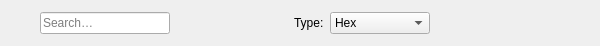
<?xml version="1.0" encoding="UTF-8"?>
<ui version="4.0">
 <class>FindDialog</class>
 <widget class="QWidget" name="FindDialog">
  <property name="geometry">
   <rect>
    <x>0</x>
    <y>0</y>
    <width>600</width>
    <height>46</height>
   </rect>
  </property>
  <property name="windowTitle">
   <string>Find</string>
  </property>
  <layout class="QVBoxLayout" name="verticalLayout">
   <property name="spacing">
    <number>0</number>
   </property>
   <property name="leftMargin">
    <number>0</number>
   </property>
   <property name="topMargin">
    <number>0</number>
   </property>
   <property name="rightMargin">
    <number>0</number>
   </property>
   <property name="bottomMargin">
    <number>0</number>
   </property>
   <item>
    <layout class="QHBoxLayout" name="horizontalLayout">
     <property name="spacing">
      <number>6</number>
     </property>
     <property name="leftMargin">
      <number>6</number>
     </property>
     <property name="topMargin">
      <number>4</number>
     </property>
     <property name="rightMargin">
      <number>6</number>
     </property>
     <property name="bottomMargin">
      <number>4</number>
     </property>
     <item>
      <widget class="QToolButton" name="btnOptions">
       <property name="minimumSize">
        <size>
         <width>28</width>
         <height>28</height>
        </size>
       </property>
       <property name="maximumSize">
        <size>
         <width>28</width>
         <height>28</height>
        </size>
       </property>
       <property name="focusPolicy">
        <enum>Qt::FocusPolicy::TabFocus</enum>
       </property>
       <property name="toolTip">
        <string>Search options</string>
       </property>
       <property name="text">
        <string/>
       </property>
       <property name="iconThemeName" stdset="0">
        <string>nautilus-file-chooser-options-symbolic</string>
       </property>
       <property name="icon">
        <iconset theme="nautilus-file-chooser-options-symbolic"/>
       </property>
       <property name="popupMode">
        <enum>QToolButton::ToolButtonPopupMode::InstantPopup</enum>
       </property>
       <property name="autoRaise">
        <bool>true</bool>
       </property>
      </widget>
     </item>
     <item>
      <widget class="QLineEdit" name="editFind">
       <property name="toolTip">
        <string>Search data</string>
       </property>
       <property name="placeholderText">
        <string>Search…</string>
       </property>
      </widget>
     </item>
     <item>
      <widget class="QToolButton" name="btnNavigate">
       <property name="minimumSize">
        <size>
         <width>28</width>
         <height>28</height>
        </size>
       </property>
       <property name="maximumSize">
        <size>
         <width>28</width>
         <height>28</height>
        </size>
       </property>
       <property name="focusPolicy">
        <enum>Qt::FocusPolicy::TabFocus</enum>
       </property>
       <property name="visible">
        <bool>false</bool>
       </property>
       <property name="toolTip">
        <string>Previous / Next</string>
       </property>
       <property name="text">
        <string/>
       </property>
       <property name="iconThemeName" stdset="0">
        <string>mail-send-receive-symbolic</string>
       </property>
       <property name="icon">
        <iconset theme="mail-send-receive-symbolic"/>
       </property>
       <property name="popupMode">
        <enum>QToolButton::ToolButtonPopupMode::InstantPopup</enum>
       </property>
       <property name="autoRaise">
        <bool>true</bool>
       </property>
      </widget>
     </item>
     <item>
      <widget class="QToolButton" name="btnFindPrev">
       <property name="minimumSize">
        <size>
         <width>28</width>
         <height>28</height>
        </size>
       </property>
       <property name="maximumSize">
        <size>
         <width>28</width>
         <height>28</height>
        </size>
       </property>
       <property name="focusPolicy">
        <enum>Qt::FocusPolicy::TabFocus</enum>
       </property>
       <property name="toolTip">
        <string>Find Previous (Shift+F3)</string>
       </property>
       <property name="text">
        <string/>
       </property>
       <property name="iconThemeName" stdset="0">
        <string>go-up-symbolic</string>
       </property>
       <property name="icon">
        <iconset theme="go-up-symbolic"/>
       </property>
       <property name="autoRaise">
        <bool>true</bool>
       </property>
      </widget>
     </item>
     <item>
      <widget class="QToolButton" name="btnFindNext">
       <property name="minimumSize">
        <size>
         <width>28</width>
         <height>28</height>
        </size>
       </property>
       <property name="maximumSize">
        <size>
         <width>28</width>
         <height>28</height>
        </size>
       </property>
       <property name="focusPolicy">
        <enum>Qt::FocusPolicy::TabFocus</enum>
       </property>
       <property name="toolTip">
        <string>Find Next (F3)</string>
       </property>
       <property name="text">
        <string/>
       </property>
       <property name="iconThemeName" stdset="0">
        <string>go-down-symbolic</string>
       </property>
       <property name="icon">
        <iconset theme="go-down-symbolic"/>
       </property>
       <property name="autoRaise">
        <bool>true</bool>
       </property>
      </widget>
     </item>
     <item>
      <spacer name="horizontalSpacer_2">
       <property name="orientation">
        <enum>Qt::Orientation::Horizontal</enum>
       </property>
       <property name="sizeType">
        <enum>QSizePolicy::Policy::Fixed</enum>
       </property>
       <property name="sizeHint" stdset="0">
        <size>
         <width>16</width>
         <height>0</height>
        </size>
       </property>
      </spacer>
     </item>
     <item>
      <widget class="QLabel" name="label">
       <property name="text">
        <string>Type:</string>
       </property>
      </widget>
     </item>
     <item>
      <widget class="QComboBox" name="comboDataType">
       <property name="minimumSize">
        <size>
         <width>100</width>
         <height>0</height>
        </size>
       </property>
       <property name="focusPolicy">
        <enum>Qt::FocusPolicy::TabFocus</enum>
       </property>
       <property name="toolTip">
        <string>Search data type</string>
       </property>
       <property name="sizeAdjustPolicy">
        <enum>QComboBox::SizeAdjustPolicy::AdjustToContentsOnFirstShow</enum>
       </property>
       <item>
        <property name="text">
         <string>Hex</string>
        </property>
       </item>
       <item>
        <property name="text">
         <string/>
        </property>
       </item>
       <item>
        <property name="text">
         <string>UTF-8</string>
        </property>
       </item>
       <item>
        <property name="text">
         <string>UTF-16</string>
        </property>
       </item>
       <item>
        <property name="text">
         <string>UTF-32</string>
        </property>
       </item>
       <item>
        <property name="text">
         <string/>
        </property>
       </item>
       <item>
        <property name="text">
         <string>Byte</string>
        </property>
       </item>
       <item>
        <property name="text">
         <string>Word</string>
        </property>
       </item>
       <item>
        <property name="text">
         <string>Dword</string>
        </property>
       </item>
      </widget>
     </item>
     <item>
      <spacer name="horizontalSpacer">
       <property name="orientation">
        <enum>Qt::Orientation::Horizontal</enum>
       </property>
       <property name="sizeHint" stdset="0">
        <size>
         <width>0</width>
         <height>0</height>
        </size>
       </property>
      </spacer>
     </item>
     <item>
      <widget class="QToolButton" name="btnClose">
       <property name="minimumSize">
        <size>
         <width>28</width>
         <height>28</height>
        </size>
       </property>
       <property name="maximumSize">
        <size>
         <width>28</width>
         <height>28</height>
        </size>
       </property>
       <property name="focusPolicy">
        <enum>Qt::FocusPolicy::NoFocus</enum>
       </property>
       <property name="toolTip">
        <string>Close</string>
       </property>
       <property name="text">
        <string/>
       </property>
       <property name="iconThemeName" stdset="0">
        <string>window-close-symbolic</string>
       </property>
       <property name="icon">
        <iconset theme="window-close-symbolic"/>
       </property>
       <property name="autoRaise">
        <bool>true</bool>
       </property>
      </widget>
     </item>
    </layout>
   </item>
  </layout>
 </widget>
 <customwidgets>
  <customwidget>
   <class>Hairline</class>
   <extends>QWidget</extends>
   <header>theme.h</header>
  </customwidget>
 </customwidgets>
 <resources/>
 <connections/>
</ui>
